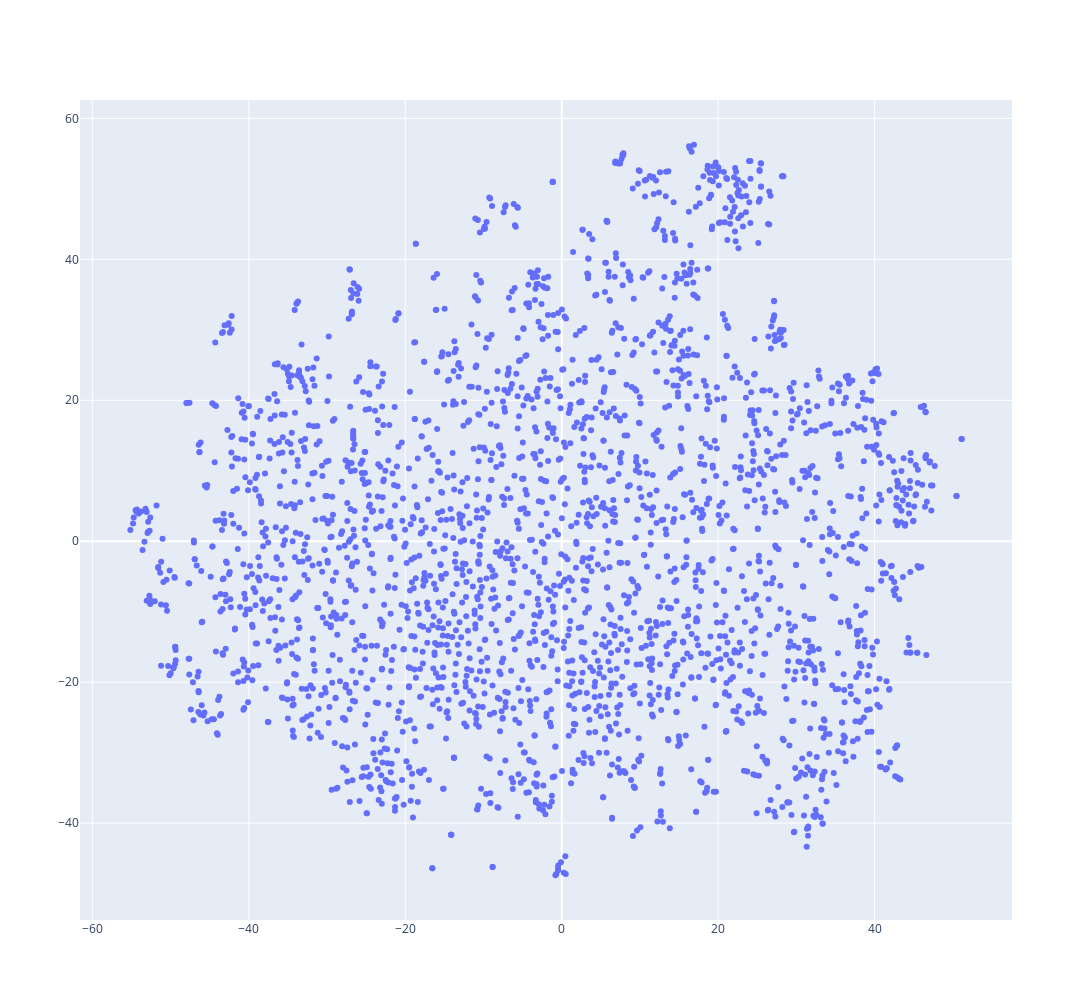

Notebook source saved alongside this figure:
### Code cell
fig = go.Figure(data=go.Scatter(x=tsne_df['x'],
                                y=tsne_df['y'],
                                mode='markers',
                                text=tsne_df['word'])) # hover text goes here

fig.update_layout(width=1500 ,height=1000)
fig

### Figure 1 — Plotly figure (JSON) as saved in the notebook; plotly's stock layout.template omitted (floating-point values rounded to 4 significant figures; data arrays with more than 128 entries replaced by an {"elided": "..."} marker saying what was removed)
{"data": [{"mode": "markers", "text": {"elided": "2721 str values"}, "type": "scatter", "x": {"elided": "2721 float values"}, "y": {"elided": "2721 float values"}}], "layout": {"height": 1000, "width": 1500}}
